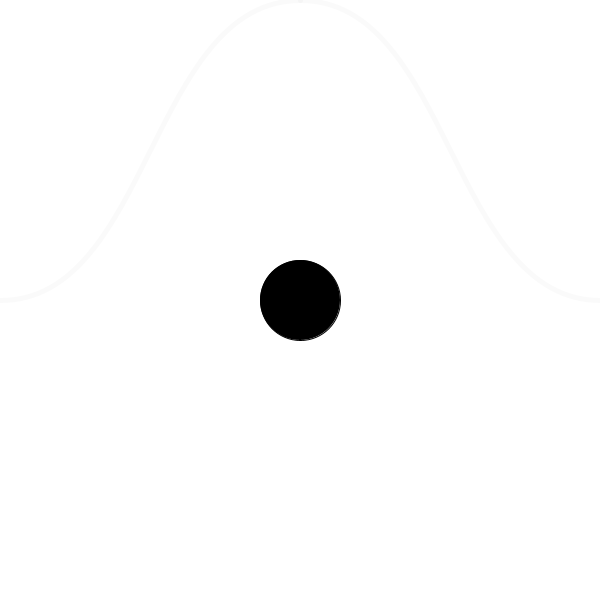
Frame 1 (no input)
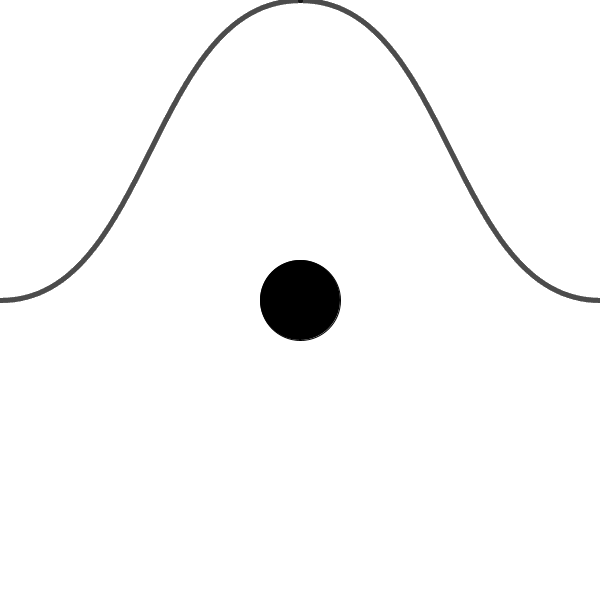
Frame 60 (the mouse pressed at the canvas centre just before this capture)
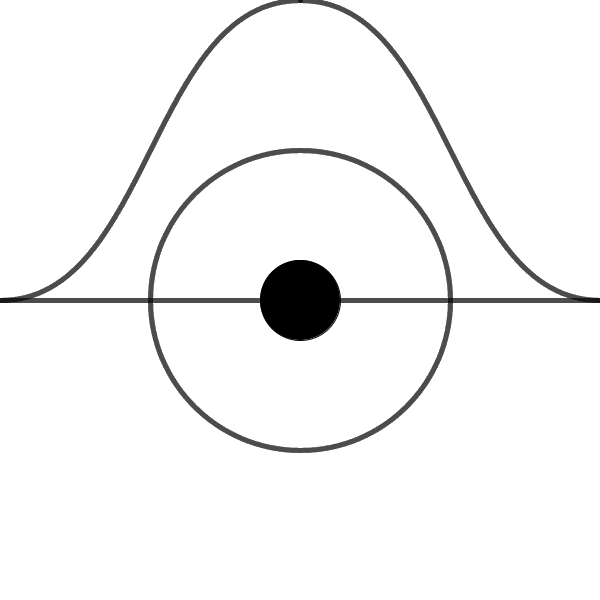
Frame 120 (the mouse held since frame 60 and released just before this capture)

The Processing sketch that drew these frames (run headless with seeded random() and noise(); from frame 60 on, the mouse is pressed at the canvas centre):

// Processing sketch: sketch_161010_homework1
// ── sketch_161010_homework1.pde
//draw generative static images in each of the styles: 
//minimalism, bauhaus,

//brutalism
//void setup(){
  
//  size(300,700);
//  background(0);

//}
//void draw(){
  
  
//  strokeJoin(MITER);
//  fill(255,255,255);
//  stroke(255,255,255,2);
//  strokeWeight(2);
//  rectMode(ROUND);
//  rect(40,mouseY,3,50);
//  rect(60,mouseY,3,50);
//  rect(80,mouseY,3,50);
//  rect(100,mouseY,3,50);
//  rect(120,mouseY,3,50);
//  rect(140,mouseY,3,50);
//  rect(160,mouseY,3,50);
//  rect(180,mouseY,3,50);
//  rect(200,mouseY,3,50);
//  rect(220,mouseY,3,50);
//  rect(240,mouseY,3,50);
//  rect(260,mouseY,3,50);
//  background(150,150,150,1);
  


//}

//op art

void setup(){
  size(600,600);
  background(255);
  fill(0);
  ellipseMode(CENTER);
  ellipse(300,300,80,80);

}

void draw(){

  noFill();
  stroke(0,0,0,5);
  strokeWeight(5);
  ellipse(300,300,mouseY,mouseY);

  bezier(0,300,150,300,150,mouseY,300,mouseY);
  bezier(600,300,450,300,450,mouseY,300,mouseY);

}

//color field

//void setup(){
  
//  size(500,800);
//  background(255);
  
 
//}
//void draw(){
  
//  //background(255,255,255);
//  noStroke();
//  fill((mouseY/800.0)*255.0,255-((mouseX/500)*255.0),100,1);
//  ellipse(mouseX,mouseY,200,400);
  
//}
